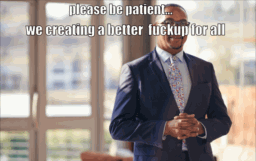
#> input picture data/images/hm_00243.png, 256 x 161 px
$ python -i visual_concepts.py   (imports and definitions only)
#> lines starting #> are read from the running program, lines starting #| are printed output that depends on the picture
"""CLIP Zero-Shot Visual Concept Probing, OpenCV Skin/Gore Forensics & 11-Category Harmful Taxonomy.

Enables true Image-Only (`text = ""`) detection of:
1. Adult / Explicit Nudity / NSFW (`adult_nsfw_scam`) via CLIP ViT-B/32 visual prompts + OpenCV YCrCb skin ratio
2. Graphic Violence / Blood / Gore / Self-Harm (`graphic_violence_selfharm`)
3. Illegal Weapons / Firearms / Knives / Drugs / Vape-Pod (`illegal_contraband_weapons`)
4. Online Casino / Slot Machine / Gambling Visuals (`gambling_scam`)
5. Forgery / Fake Degrees / ID Cards / Deepfake (`forgery_and_deepfake_scam`)
6. Cybercrime / Spyware / Phone Tracking / Data Leak (`cybercrime_spyware_leak`)
7. Superstition / Occult / Black Magic Scam (`superstition_occult_scam`)
"""

from __future__ import annotations

import math
from typing import Any, Dict, List, Optional, Tuple

_VISUAL_CONCEPT_CACHE: Dict[str, Any] = {}

VISUAL_CONCEPT_PROMPTS: Tuple[Tuple[str, str, str], ...] = (
    (
        "adult_nsfw_scam",
        "a real photograph of a naked person, nude human body, bare breasts, exposed genitals, explicit sex scene, oral sex",
        "Phân tích thị giác CLIP Vision (Zero-Shot) & OpenCV YCrCb phát hiện hình ảnh nhạy cảm/khỏa thân 18+ (không cần văn bản)",
    ),
    (
        "adult_nsfw_scam",
        "an adult pornographic video thumbnail, couple having sex on bed, erotic jav scene, uncensored 18+ adult film",
        "Phân tích thị giác CLIP Vision (Zero-Shot) phát hiện khung hình phim/video người lớn 18+ nhạy cảm",
    ),
    (
        "adult_nsfw_scam",
        "a provocative woman in sexy lingerie or micro bikini cleavage, erotic bedroom selfie pose, adult dating scam photo",
        "Phân tích thị giác CLIP Vision (Zero-Shot) phát hiện hình ảnh gợi dục/nội y nhạy cảm 18+",
    ),
    (
        "graphic_violence_selfharm",
        "a photo of graphic violence, bloody wound, severe gore, mutilated corpse, brutal bloody accident",
        "Phân tích thị giác CLIP Vision (Zero-Shot) & OpenCV HSV phát hiện hình ảnh máu me, bạo lực kinh dị hoặc tự hại (không cần văn bản)",
    ),
    (
        "illegal_contraband_weapons",
        "a photo of illegal handgun pistol firearm, assault rifle weapon, switchblade combat knife, cocaine drugs",
        "Phân tích thị giác CLIP Vision (Zero-Shot) phát hiện hình ảnh vũ khí nóng, dao kiếm hoặc ma túy/hàng cấm (không cần văn bản)",
    ),
    (
        "gambling_scam",
        "poker chips, playing cards on green casino table, slot machine 888 jackpot, roulette, sports betting app screen",
        "Phân tích thị giác CLIP Vision (Zero-Shot) phát hiện giao diện sòng bạc, phỉnh bài poker, nổ hũ hoặc banner cá cược (không cần văn bản)",
    ),
    (
        "safe_commercial_ad",
        "a photo of a normal clothed person portrait, TikTok reel, selfie, woman in dress or t-shirt, or everyday people",
        "Hình ảnh con người/đời thường an toàn",
    ),
    (
        "safe_commercial_ad",
        "a close-up face portrait, headshot selfie, human face talking to camera, skincare makeup vlog, or livestream",
        "Hình ảnh cận mặt/selfie/vlog an toàn",
    ),
    (
        "safe_commercial_ad",
        "a photo of nature landscape, blue sky, green grass, trees, street, vehicle, motorcycle, or outdoor scene",
        "Hình ảnh phong cảnh/môi trường an toàn",
    ),
    (
        "safe_commercial_ad",
        "a safe commercial product advertisement, computer laptop, smartphone, coffee, food, shoes, or book",
        "Hình ảnh sản phẩm thương mại an toàn",
    ),
    (
        "safe_commercial_ad",
        "an educational technology infographic, software DevOps diagram, icons chart, logo, or clean graphic poster",
        "Hình ảnh đồ họa/biểu đồ công nghệ an toàn",
    ),
)

EXPANDED_HARMFUL_KEYWORDS: Tuple[Tuple[str, Tuple[str, ...], str], ...] = (
    (
        "illegal_contraband_weapons",
        (
            "thuốc lá điện tử", "mua pod", "pod chill", "hút pod", "pod dùng 1 lần", "tinh dầu vape",
            "tinh dầu chill", "bóng cười", "khí n2o", "bình khí cười", "cỏ mỹ", "cần sa", "kẹo ma túy",
            "ma túy đá", "nấm thần", "súng bắn bi", "súng đạn thạch", "súng hơi", "súng cồn", "súng ngắn",
            "súng lục", "súng đạn", "mua súng", "dao bấm", "dao kiếm", "katana", "dao phóng lợn", "kiếm nhật", "mã tấu", "dùi cui điện",
            "roi điện", "bình xịt hơi cay", "pháo nổ", "pháo hoa lậu", "mua bán vũ khí", "hàng nóng tự vệ",
        ),
        "Quảng cáo vũ khí, chất kích thích, bóng cười hoặc thuốc lá điện tử Pod/Vape bị cấm (Vi phạm Điều 7 Luật Quảng cáo & Nghị quyết 173/2024/QH15)",
    ),
    (
        "forgery_and_deepfake_scam",
        (
            "làm bằng giả", "làm bằng đại học", "làm bằng cao đẳng", "làm bằng cấp 3", "phôi thật 100%",
            "bao công chứng", "làm bằng lái xe không cần thi", "mua bằng lái xe", "làm sổ đỏ giả",
            "làm cccd giả", "làm căn cước giả", "giấy khám sức khỏe giả", "làm giấy tờ giả", "con dấu giả",
            "deepfake", "cắt ghép mặt",
        ),
        "Quảng cáo làm giả bằng cấp, giấy tờ, con dấu cơ quan tổ chức hoặc giả mạo AI Deepfake (Vi phạm Điều 341 Bộ luật Hình sự)",
    ),
    (
        "cybercrime_spyware_leak",
        (
            "đọc trộm tin nhắn", "theo dõi ngoại tình", "theo dõi chồng ngoại tình", "theo dõi vợ ngoại tình",
            "nghe lén điện thoại", "phần mềm gián điệp", "định vị số điện thoại", "hack nick facebook",
            "hack zalo", "mua bán dữ liệu khách hàng", "bán data khách hàng", "data bđs", "data ngân hàng",
            "dịch vụ ddos", "đánh sập web", "chạy bùng quảng cáo",
        ),
        "Quảng cáo phần mềm gián điệp đọc trộm tin nhắn, xâm phạm đời tư hoặc mua bán dữ liệu cá nhân (Vi phạm Nghị định 13/2023/NĐ-CP & Luật An ninh mạng)",
    ),
    (
        "graphic_violence_selfharm",
        (
            "máu me kinh dị", "chặt đầu", "tai nạn thảm khốc", "xác chết biến dạng", "hành xác",
            "cách tự tử", "xúi giục tự sát", "tự làm đau bản thân", "rạch tay", "ngược đãi động vật",
            "bạo lực đẫm máu", "beheading", "self harm", "suicide tutorial",
        ),
        "Nội dung bạo lực máu me kinh dị (Gore), ngược đãi hoặc cổ súy tự hại/tự sát (Vi phạm Luật Trẻ em & Tiêu chuẩn An toàn Cộng đồng)",
    ),
    (
        "superstition_occult_scam",
        (
            "bùa yêu", "thỉnh bùa", "bùa ngải", "ngải nói", "bùa giữ chồng", "bùa đòi nợ", "cắt duyên âm",
            "trục vong", "giải hạn tam tai", "xem bói chuyển khoản", "kumanthong", "nuôi tiểu quỷ", "bùa tài lộc",
        ),
        "Quảng cáo mê tín dị đoan, bùa ngải trục lợi trái thuần phong mỹ tục (Vi phạm Khoản 1 Điều 8 Luật Quảng cáo)",
    ),
)


def compute_opencv_skin_and_gore_ratios(image_bytes: Optional[bytes]) -> Dict[str, float]:
    """Compute YCrCb human skin-exposure ratio and HSV deep-blood crimson ratio from raw image bytes."""
    result = {"skin_ratio": 0.0, "blood_ratio": 0.0}
    if not image_bytes or len(image_bytes) < 32:
        return result
    try:
        import cv2  # type: ignore
        import numpy as np  # type: ignore

        try:
            cv2.setNumThreads(0)
        except Exception:
            pass

        arr = np.frombuffer(image_bytes, dtype=np.uint8)
        img = cv2.imdecode(arr, cv2.IMREAD_COLOR)
        if img is None or img.shape[0] < 32 or img.shape[1] < 32:
            return result

        # Focus on central 75% region of image where main subject resides
        h, w, _ = img.shape
        y0, y1 = int(h * 0.12), int(h * 0.88)
        x0, x1 = int(w * 0.12), int(w * 0.88)
        roi = img[y0:y1, x0:x1]
        total_px = float(max(roi.shape[0] * roi.shape[1], 1))

        ycrcb = cv2.cvtColor(roi, cv2.COLOR_BGR2YCrCb)
        hsv = cv2.cvtColor(roi, cv2.COLOR_BGR2HSV)

        skin_mask_ycrcb = cv2.inRange(ycrcb, (35, 130, 75), (255, 178, 132))
        skin_hsv1 = cv2.inRange(hsv, (0, 10, 50), (25, 190, 255))
        skin_hsv2 = cv2.inRange(hsv, (165, 10, 50), (180, 190, 255))
        skin_mask = cv2.bitwise_and(skin_mask_ycrcb, cv2.bitwise_or(skin_hsv1, skin_hsv2))

        result["skin_ratio"] = round(float(np.count_nonzero(skin_mask)) / total_px, 4)

        blood_low = cv2.inRange(hsv, (0, 150, 35), (8, 255, 195))
        blood_high = cv2.inRange(hsv, (172, 150, 35), (180, 255, 195))
        blood_mask = cv2.bitwise_or(blood_low, blood_high)
        result["blood_ratio"] = round(float(np.count_nonzero(blood_mask)) / total_px, 4)
    except Exception:
        pass
    return result


# [119 lines left out: function probe_clip_visual_harm_concepts, not called in this run]

>>> import cv2
>>> picture = cv2.imread('../../../data/images/hm_00243.png', cv2.IMREAD_GRAYSCALE)
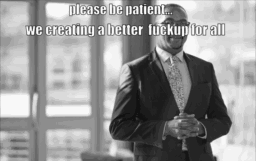
#> picture: shape (161, 256); min 17, max 248, mean 149.5
#> (the run stopped early here; a loop or call above may not have finished)

$ run again, on data/images/hm_00321.png
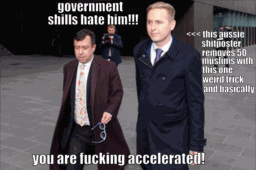
#> input picture data/images/hm_00321.png, 256 x 170 px
#> `picture = cv2.imread('../../../data/images/hm_00243.png', cv2.IMREAD_G..`:
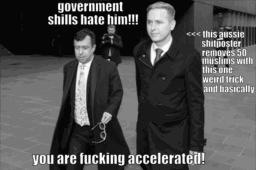
#> picture: shape (170, 256); min 6, max 249, mean 79.3

$ run again, on data/images/hm_00359.png
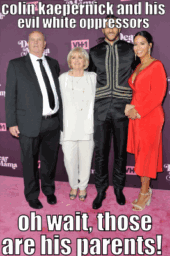
#> input picture data/images/hm_00359.png, 170 x 256 px
#> `picture = cv2.imread('../../../data/images/hm_00243.png', cv2.IMREAD_G..`:
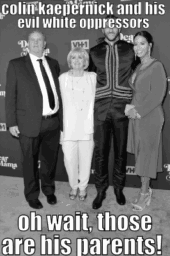
#> picture: shape (256, 170); min 9, max 251, mean 114.2

$ run again, on data/images/hm_00385.png
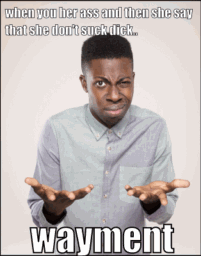
#> input picture data/images/hm_00385.png, 201 x 256 px
#> `picture = cv2.imread('../../../data/images/hm_00243.png', cv2.IMREAD_G..`:
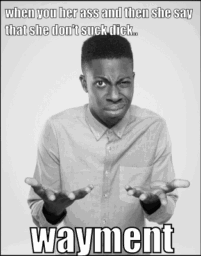
#> picture: shape (256, 201); min 5, max 253, mean 188.4
